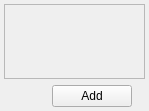
<?xml version="1.0" encoding="UTF-8"?>
<ui version="4.0">
 <class>JobsTabController</class>
 <widget class="QWidget" name="JobsTabController">
  <property name="geometry">
   <rect>
    <x>0</x>
    <y>0</y>
    <width>149</width>
    <height>111</height>
   </rect>
  </property>
  <layout class="QVBoxLayout" name="verticalLayout">
   <property name="leftMargin">
    <number>4</number>
   </property>
   <property name="topMargin">
    <number>4</number>
   </property>
   <property name="rightMargin">
    <number>4</number>
   </property>
   <property name="bottomMargin">
    <number>4</number>
   </property>
   <item>
    <widget class="QScrollArea" name="jobsScrollArea">
     <property name="widgetResizable">
      <bool>true</bool>
     </property>
     <widget class="JobListWidget" name="list">
      <property name="geometry">
       <rect>
        <x>0</x>
        <y>0</y>
        <width>139</width>
        <height>68</height>
       </rect>
      </property>
      <property name="sizePolicy">
       <sizepolicy hsizetype="Minimum" vsizetype="Preferred">
        <horstretch>0</horstretch>
        <verstretch>0</verstretch>
       </sizepolicy>
      </property>
      <layout class="QVBoxLayout" name="verticalLayout_2">
       <property name="spacing">
        <number>0</number>
       </property>
       <property name="leftMargin">
        <number>0</number>
       </property>
       <property name="topMargin">
        <number>0</number>
       </property>
       <property name="rightMargin">
        <number>0</number>
       </property>
       <property name="bottomMargin">
        <number>0</number>
       </property>
       <item>
        <spacer name="sacer">
         <property name="orientation">
          <enum>Qt::Orientation::Vertical</enum>
         </property>
         <property name="sizeHint" stdset="0">
          <size>
           <width>20</width>
           <height>40</height>
          </size>
         </property>
        </spacer>
       </item>
      </layout>
     </widget>
    </widget>
   </item>
   <item>
    <layout class="QHBoxLayout" name="buttonsLayout">
     <item>
      <spacer name="buttonsSpacer">
       <property name="orientation">
        <enum>Qt::Orientation::Horizontal</enum>
       </property>
       <property name="sizeHint" stdset="0">
        <size>
         <width>40</width>
         <height>20</height>
        </size>
       </property>
      </spacer>
     </item>
     <item>
      <widget class="QPushButton" name="add">
       <property name="sizePolicy">
        <sizepolicy hsizetype="Fixed" vsizetype="Fixed">
         <horstretch>0</horstretch>
         <verstretch>0</verstretch>
        </sizepolicy>
       </property>
       <property name="text">
        <string>Add</string>
       </property>
      </widget>
     </item>
     <item>
      <widget class="QLabelInstantTooltip" name="help">
       <property name="maximumSize">
        <size>
         <width>16</width>
         <height>16</height>
        </size>
       </property>
       <property name="toolTip">
        <string>&lt;html&gt;&lt;head/&gt;&lt;body&gt;&lt;p&gt;This screen shows the list of jobs you can run. &lt;/p&gt;&lt;p&gt;- Click &lt;span style=&quot; font-weight:700;&quot;&gt;Add&lt;/span&gt; to create a new job.&lt;br/&gt;- &lt;span style=&quot; font-weight:700;&quot;&gt;Click&lt;/span&gt; a job icon open its local folder.&lt;br/&gt;- &lt;span style=&quot; font-weight:700;&quot;&gt;Double click&lt;/span&gt; a job name to edit it.&lt;br/&gt;- &lt;span style=&quot; font-weight:700;&quot;&gt;Drag&lt;/span&gt; jobs from their icons to reorder them.&lt;/p&gt;&lt;/body&gt;&lt;/html&gt;</string>
       </property>
       <property name="text">
        <string/>
       </property>
       <property name="pixmap">
        <pixmap resource="../../../resources/resources.qrc">:/icons/help.svg</pixmap>
       </property>
       <property name="scaledContents">
        <bool>true</bool>
       </property>
      </widget>
     </item>
    </layout>
   </item>
  </layout>
 </widget>
 <customwidgets>
  <customwidget>
   <class>QLabelInstantTooltip</class>
   <extends>QLabel</extends>
   <header>src/ui/widgets/QLabelInstantTooltip.h</header>
  </customwidget>
  <customwidget>
   <class>JobListWidget</class>
   <extends>QWidget</extends>
   <header>src/ui/widgets/JobListWidget.h</header>
   <container>1</container>
  </customwidget>
 </customwidgets>
 <resources>
  <include location="../../../resources/resources.qrc"/>
 </resources>
 <connections/>
</ui>
